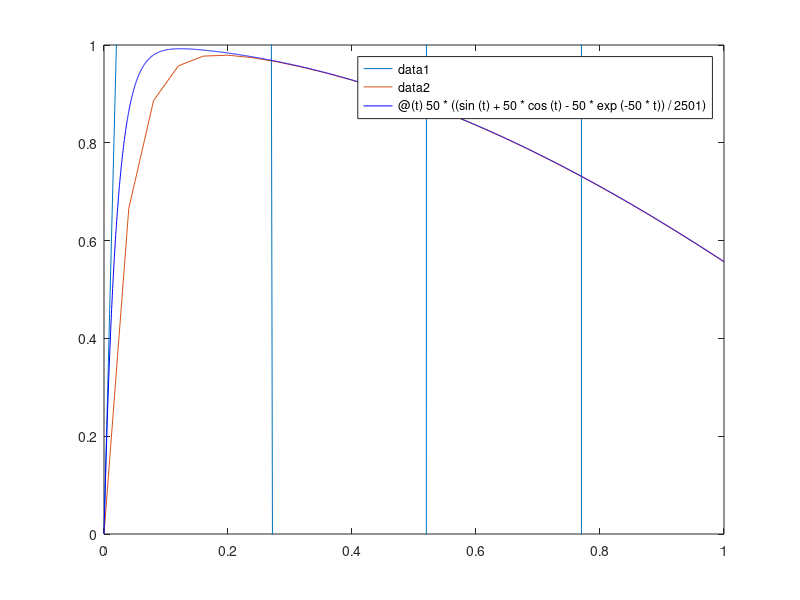

Here is the MATLAB script that generated this plot:
clc;
clear all;
clear vars;

%Explicit Euler Method:
y0_e=0; %initial value of the function
t0_e=0; %starting limit
tfinal_e=25; %ending limit
h_e=0.25 ; %step size
y_e= y0_e; % setting the function value to the initial value
F=@(t,y_e) 50*(cos(t)-y_e); %defining the function
yout_e = y_e; %setting the output value
tvec = t0_e : h_e : tfinal_e-h_e; %plot vector for X axis
for t = t0_e : h_e : tfinal_e-h_e %for loop for solving the equation
         s = F(t,y_e); %finding the slope
         y_e = y_e + h_e*s; %obtaining new y
         yout_e = [yout_e; y_e]; % adding with the output       
end
%plot of explicit euler function:
plot(tvec,yout_e(1:end-1));
xlim([0 1])
ylim([0 1])
hold on

%implicit euler:
t0=0.0;
t_stop=1.0;
t_span=[ t0,t_stop];
y0=0.0;
n=25;
dt=(t_stop-t0)/n;
t1(1)=t0;
y1(1)=y0;
y(1)=y0;
tvec=t0:dt:t_stop;
for i=1:n
t1( i +1)=t1(i)+dt;
y1(i+1)=(y1(i)+dt*50.0*cos(t1(i+1)))/(1.0+50.0*dt);
end
plot(tvec,y1)
hold on

%analytical function plot:
fplot(@(t) 50*((sin(t)+50*cos(t)-50*exp(-50*t))/2501),[0 1],'b');
hold off